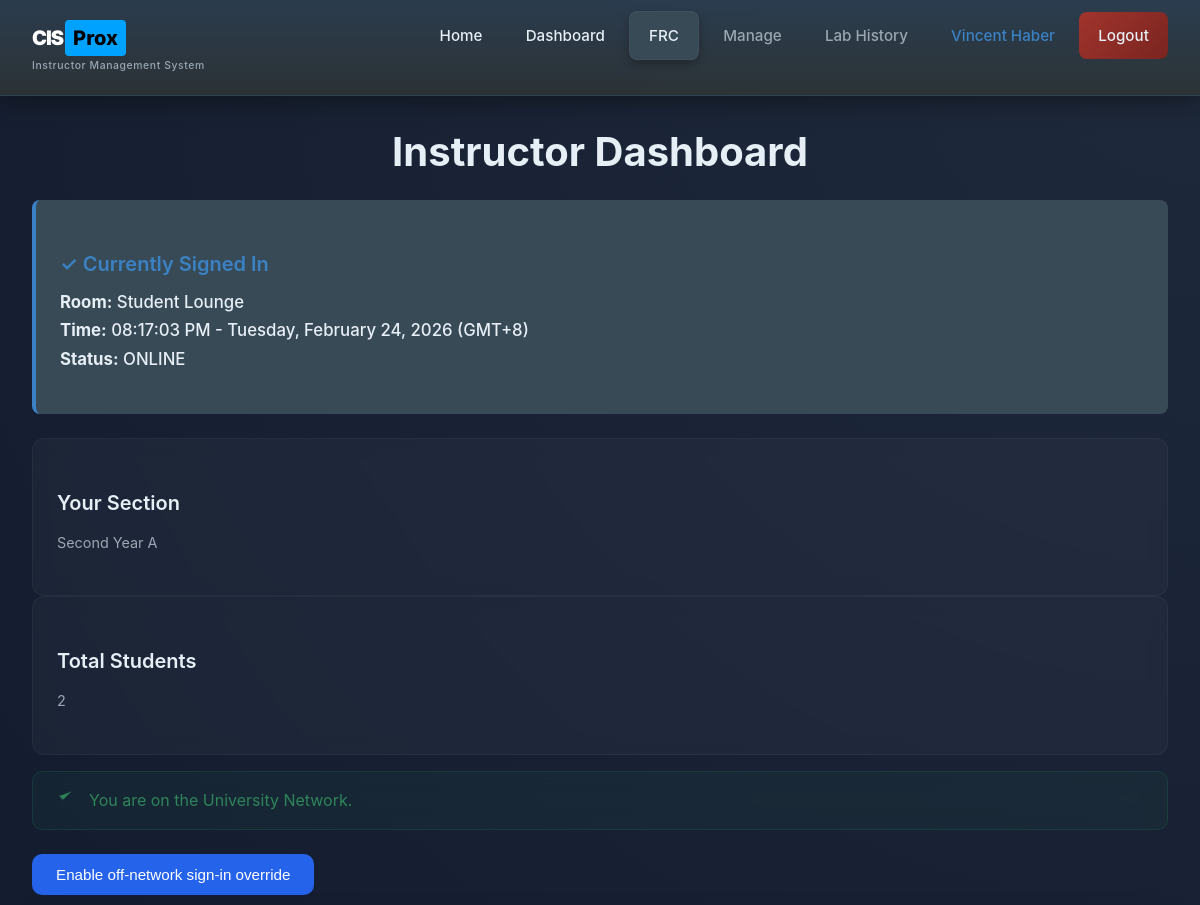
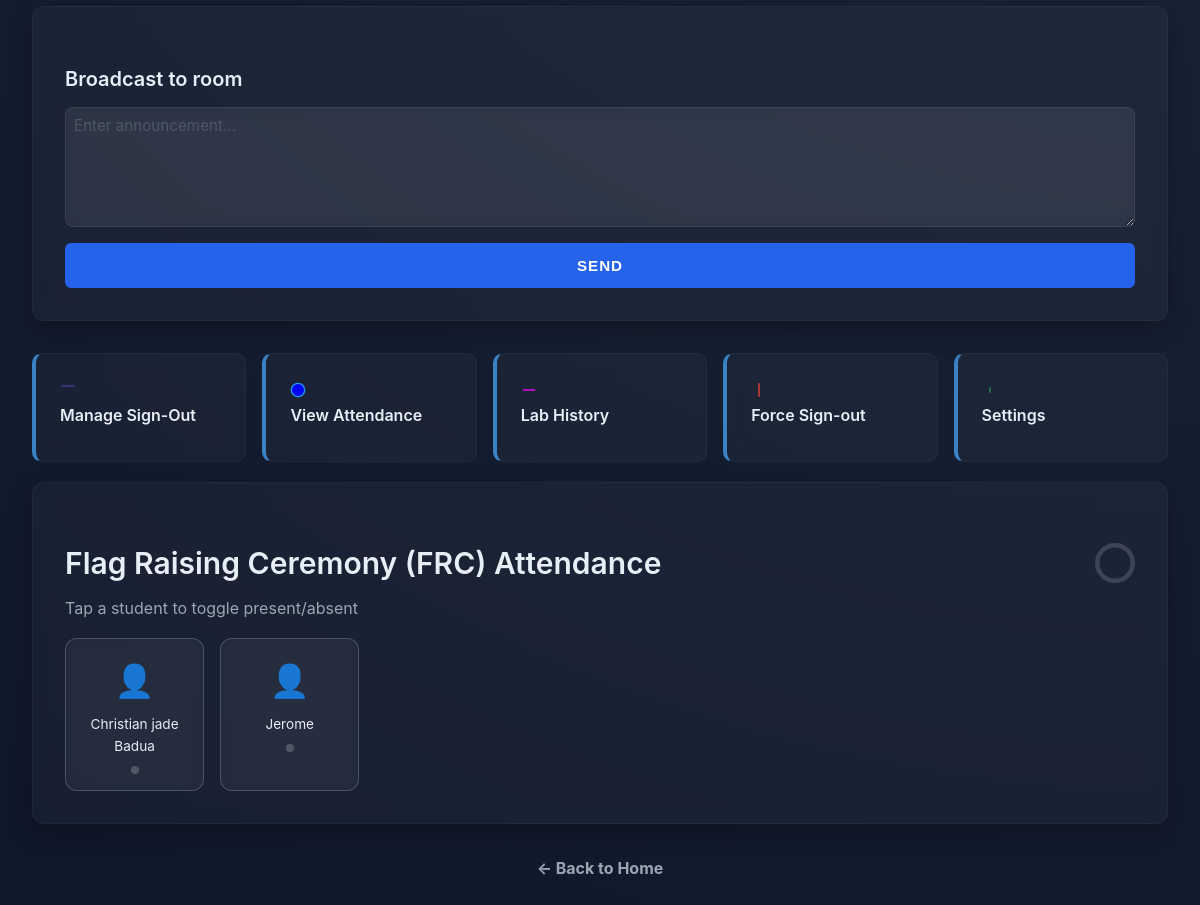
Page /instructor/dashboard/ (signed in) on the committed database (2 pictures, top to bottom).
### presence_app/models.py (models this page shows, shortened)
class StudentPresence(models.Model):
    student = models.OneToOneField(User, on_delete=models.CASCADE)
    section = models.ForeignKey(Section, on_delete=models.SET_NULL, null=True, blank=True)
    current_room = models.ForeignKey(Room, on_delete=models.SET_NULL, null=True, blank=True)
    last_seen = models.DateTimeField(auto_now=True)
    is_online = models.BooleanField(default=False)

class Room(models.Model):
    name = models.CharField(max_length=50)
    description = models.TextField(blank=True)

class InstructorProfile(models.Model):
    user = models.OneToOneField(User, on_delete=models.CASCADE, related_name='instructor_profile')
    section = models.ForeignKey(Section, on_delete=models.SET_NULL, null=True, blank=True)
    allow_off_network = models.BooleanField(default=False)
    created_at = models.DateTimeField(auto_now_add=True)
    updated_at = models.DateTimeField(auto_now=True)

class Section(models.Model):
    YEAR_CHOICES = [
        ('1', 'First Year'),
        ('2', 'Second Year'),
        ('3', 'Third Year'),
        ('4', 'Fourth Year'),
    ]
    PROGRAM_CHOICES = [
        ('GENERAL', 'General'),
        ('SMP', 'Service Management Program'),
        ('BA', 'Business Administration'),
    ]
    year = models.CharField(max_length=1, choices=YEAR_CHOICES)
    section = models.CharField(max_length=10)  # e.g., 'A', 'B', 'C', 'SMP', 'BA'
    program = models.CharField(max_length=20, choices=PROGRAM_CHOICES, default='GENERAL')
    class Meta:
        unique_together = ('year', 'section', 'program')
        ordering = ['year', 'section']
    def __str__(self):
        year_display = dict(self.YEAR_CHOICES).get(self.year, self.year)
        if self.program != 'GENERAL':
            return f"{year_display} - {self.program}"
        return f"{year_display} {self.section}"

### presence_app/views.py (the view, shortened to what this page needs)
# urls.py: path('instructor/dashboard/', views.instructor_dashboard, name='instructor_dashboard'),
@login_required(login_url='login')
def instructor_dashboard(request):
    try:
        instructor_profile = request.user.instructor_profile
    except InstructorProfile.DoesNotExist:
        messages.error(request, 'You do not have instructor privileges.')
        return redirect('home')
    section = instructor_profile.section
    instructor_users = InstructorProfile.objects.values_list('user_id', flat=True)
    students = (StudentPresence.objects
                .filter(section=section)
                .exclude(student__id__in=instructor_users)
                .exclude(student__is_staff=True)  # exclude staff members as well
                .exclude(student__is_superuser=True)  # exclude superusers
                .exclude(student__username__iexact='admin')  # exclude legacy admin account
                .select_related('student'))
    today = timezone.now().astimezone(tz('Asia/Manila')).date()
    frc_records = {}
    for student_presence in students:
        frc = FlagRaisingCeremony.objects.filter(
            student=student_presence.student,
            attendance_date=today
        ).first()
        frc_records[student_presence.student.id] = frc  # type: ignore
    network_status = 'online' if is_on_university_wifi(request) else 'offline'
    try:
        instructor_presence = StudentPresence.objects.get(student=request.user)
        has_active_signin = SignInRecord.objects.filter(
            student=request.user,
            sign_out_time__isnull=True
        ).exists()
        if not has_active_signin:
            instructor_presence.current_room = None
    except StudentPresence.DoesNotExist:
        instructor_presence = None
    heatmap_students = StudentPresence.objects.none()
    if instructor_presence and instructor_presence.current_room:
        heatmap_students = StudentPresence.objects.filter(
            current_room=instructor_presence.current_room,
            is_online=True
        ).select_related('student')
    heatmap_padding = 0
    if students is not None:
        total_students = students.count()
        heatmap_padding = max(0, total_students - heatmap_students.count())
    if request.method == 'POST' and 'toggle_network_override' in request.POST:
        instructor_profile.allow_off_network = not instructor_profile.allow_off_network
        instructor_profile.save()
        status = 'enabled' if instructor_profile.allow_off_network else 'disabled'
        messages.success(request, f'Network override {status}.')
        return redirect('instructor_dashboard')
    philippines_tz = tz('Asia/Manila')
    current_time_ph = timezone.now().astimezone(philippines_tz)
    total_students = students.count()
    present_count = sum(1 for r in frc_records.values() if r and r.present)
    frc_percentage = 0
    if total_students:
        frac = present_count / total_students
        frc_percentage = 100 - int(frac * 100)  # offset for dasharray
    context = {
        'instructor_profile': instructor_profile,
        'section': section,
        'students': students,
        'frc_records': frc_records,
        'today': today,
        'network_status': network_status,
        'instructor_presence': instructor_presence,
        'current_time_ph': current_time_ph,
        'frc_percentage': frc_percentage,
        'heatmap_students': heatmap_students,
        'heatmap_padding': heatmap_padding,
    }
    return render(request, 'instructor_dashboard.html', context)

### presence_app/context_processors.py (called while the page is built)
def is_instructor(request):
    if not request.user.is_authenticated:
        return {'is_instructor': False}
    try:
        request.user.instructor_profile
        return {'is_instructor': True}
    except InstructorProfile.DoesNotExist:
        pass
    if request.user.is_staff:
        return {'is_instructor': True}
    return {'is_instructor': False}

### presence_app/templatetags/utils_tags.py (called while the page is built)
@register.filter
def get_item(dictionary, key):
    try:
        return dictionary.get(key)
    except Exception:
        return None

@register.filter(name='startswith')
def startswith(value, prefix):
    try:
        return str(value).startswith(str(prefix))
    except Exception:
        return False

### presence_app/utils.py (called while the page is built, shortened)
def is_on_university_wifi(request):
	if getattr(settings, 'DEBUG', False):
		return True

### presence_app/templates/instructor_dashboard.html (shortened to what this page needs)
{% extends 'base.html' %}
{% load utils_tags %}
{% block content %}
<div style="max-width: 1200px; margin: 0 auto; padding: 2rem;">
    <h1 style="text-align: center; margin-bottom: 1rem;">Instructor Dashboard</h1>
    {% if instructor_presence and instructor_presence.current_room %}
        <div class="dark-bg-container" style="margin-bottom: 1.5rem;">
            <h3 style="color: var(--primary-crest); margin-bottom: 0.5rem;">✓ Currently Signed In</h3>
            <p class="dark-status">
                <strong>Room:</strong> {{ instructor_presence.current_room.name }}<br>
                <strong>Time:</strong> {{ current_time_ph|date:"h:i:s A" }} - {{ current_time_ph|date:"l, F d, Y" }} (GMT+8)<br>
                <strong>Status:</strong> ONLINE
            </p>
        </div>
    {% endif %}
    <div class="quick-grid" style="margin-bottom:1rem;">
        <div class="quick-card">
            <h3>Your Section</h3>
            <p>{{ instructor_profile.section|default:'—' }}</p>
        </div>
        <div class="quick-card">
            <h3>Total Students</h3>
            <p>{{ students|length }}</p>
        </div>
    </div>
    {% if network_status == 'online' %}
        <div class="alert alert-success">
            <svg class="icon" viewBox="0 0 24 24" width="16" height="16" fill="none" stroke="currentColor" stroke-width="1.5" xmlns="http://www.w3.org/2000/svg" aria-hidden="true" focusable="false">
                <path d="M20 6L9 17l-5-5" stroke-linecap="round" stroke-linejoin="round"/>
            </svg>
            You are on the University Network.
        </div>
    {% endif %}
    <form method="POST" style="margin-bottom:1rem;">
        <button type="submit" class="btn btn-small" style="background: #2563eb; color:#fff;">
            {% if instructor_profile.allow_off_network %}Disable{% else %}Enable{% endif %} off-network sign-in override
        </button>
    </form>
    <div class="card" style="margin-bottom:1rem;">
        <h3>Broadcast to room</h3>
        <form method="POST">
            <textarea name="broadcast_message" rows="2" style="width:100%;padding:0.5rem;margin-bottom:0.5rem;" placeholder="Enter announcement..."></textarea>
            <button type="submit" class="btn btn-auth">Send</button>
        </form>
    </div>
    <div class="tool-grid" style="margin-bottom:1.25rem;">
        <a href="{% url 'instructor_manage_signout' %}" style="text-decoration:none"><div class="tool-item manage"><svg class="icon" viewBox="0 0 24 24" fill="none"><path d="M3 6h18" stroke="#483D8B" stroke-width="2" stroke-linecap="round" stroke-linejoin="round"/></svg><h4>Manage Sign-Out</h4></div></a>
        <a href="{% url 'attendance_dashboard' %}" style="text-decoration:none"><div class="tool-item records"><svg class="icon" viewBox="0 0 24 24" fill="none"><circle cx="12" cy="12" r="10" stroke="#2196f3" stroke-width="2"/></svg><h4>View Attendance</h4></div></a>
        <a href="{% url 'laboratory_history' %}" style="text-decoration:none"><div class="tool-item records"><svg class="icon" viewBox="0 0 24 24" fill="none"><path d="M3 12h18" stroke="#FF00FF" stroke-width="2"/></svg><h4>Lab History</h4></div></a>
        <a href="{% url 'instructor_dashboard' %}" style="text-decoration:none"><div class="tool-item force"><svg class="icon" viewBox="0 0 24 24" fill="none"><path d="M12 2v20" stroke="#f44336" stroke-width="2"/></svg><h4>Force Sign-out</h4></div></a>
        <a href="{% url 'home' %}" style="text-decoration:none"><div class="tool-item settings"><svg class="icon" viewBox="0 0 24 24" fill="none"><path d="M12 8v8" stroke="#2E8B57" stroke-width="2"/></svg><h4>Settings</h4></div></a>
    </div>
    <div class="card">
        <h2 style="text-align: left; margin-bottom: 0.5rem; display:flex;align-items:center; justify-content:space-between;">
            <span>Flag Raising Ceremony (FRC) Attendance</span>
            <svg width="40" height="40" viewBox="0 0 36 36">
                <circle cx="18" cy="18" r="16" fill="none" stroke="rgba(255,255,255,0.15)" stroke-width="4"></circle>
                <circle cx="18" cy="18" r="16" fill="none" stroke="#4caf50" stroke-width="4" stroke-dasharray="100" stroke-dashoffset="{{ frc_percentage|default:0|floatformat:0 }}" transform="rotate(-90 18 18)"></circle>
            </svg>
        </h2>
        <p style="color: var(--text-muted); margin-bottom: 1rem;">Tap a student to toggle present/absent</p>
        {% if students %}
            <div class="student-grid" style="display:grid;grid-template-columns:repeat(auto-fill,minmax(120px,1fr));gap:1rem;">
                {% for student_presence in students %}
                    {% with frc_record=frc_records|get_item:student_presence.student.id %}
                    <div class="frc-card" data-student-id="{{ student_presence.student.id }}" style="background: var(--glass-bg);backdrop-filter:var(--glass-backdrop);border:1px solid {% if frc_record %}{% if frc_record.present %}#4caf50{% else %}#f44336{% endif %}{% else %}rgba(255,255,255,0.2){% endif %};border-radius:12px;padding:1rem;text-align:center;cursor:pointer;">
                        <div style="font-size:2rem;">👤</div>
                        <div style="margin-top:0.5rem;font-size:0.85rem;">{{ student_presence.student.get_full_name|default:student_presence.student.username }}</div>
                        <div class="status-indicator" style="width:8px;height:8px;border-radius:50%;background:{% if frc_record %}{% if frc_record.present %}#4caf50{% else %}#f44336{% endif %}{% else %}rgba(255,255,255,0.2){% endif %};margin:0.5rem auto 0;"></div>
                    </div>
                    {% endwith %}
                {% endfor %}
            </div>
        {% else %}
            <div style="background: var(--bg-muted); padding: 1.5rem; border-radius: 5px; text-align: center;">
                <p style="color: var(--text-muted); margin: 0;">No students in your section yet.</p>
            </div>
        {% endif %}
    </div>
    <div style="text-align: center; margin-top: 2rem;">
        <a href="{% url 'home' %}" style="color: var(--text-muted); text-decoration: none; font-weight: bold;">← Back to Home</a>
    </div>
</div>
{% endblock %}

### presence_app/templates/base.html (shortened to what this page needs)
{% load static %}
{% load utils_tags %}
<!DOCTYPE html>
<html lang="en">
<head>
    <link rel="stylesheet" href="{% static 'style.css' %}">
    <link rel="stylesheet" href="{% static 'css/privacy.css' %}?v=2">
</head>
<body>
    <header>
        <nav>
            <div class="nav-container">
                <a href="/" class="logo">
                    <span class="logo-container">
                        <span class="logo-cis">CIS</span>
                        <span class="logo-prox">Prox</span>
                    </span>
                    {% if user.is_authenticated %}
                        {% if is_instructor %}
                            <small class="logo-sub">Instructor Management System</small>
                        {% else %}
                            <small class="logo-sub">Student Presence System</small>
                        {% endif %}
                    {% else %}
                        <small class="logo-sub">Presence System</small>
                    {% endif %}
                </a>
                <ul class="nav-links" id="navLinks">
                    <li><a href="/" class="nav-link {% if request.path == '/' %}active{% endif %}">Home</a></li>
                    {% if user.is_authenticated %}
                        <li><a href="/dashboard/" class="nav-link {% if request.path == '/dashboard/' %}active{% endif %}">Dashboard</a></li>
                        {% if user.instructor_profile %}
                            {% url 'instructor_dashboard' as instructor_dashboard_url %}
                            {% url 'instructor_manage_signout' as instructor_manage_url %}
                            <li><a href="{{ instructor_dashboard_url }}" class="nav-link accent {% if request.path == instructor_dashboard_url %}active{% endif %}">FRC</a></li>
                            <li><a href="{{ instructor_manage_url }}" class="nav-link accent {% if request.path == instructor_manage_url %}active{% endif %}">Manage</a></li>
                            <li><a href="/laboratory/history/" class="nav-link accent {% if request.path == '/laboratory/history/' %}active{% endif %}">Lab History</a></li>
                        {% else %}
                            <li><a href="/search/" class="nav-link {% if request.path == '/search/' %}active{% endif %}">Find Peers</a></li>
                            <li><a href="/attendance/" class="nav-link success {% if request.path == '/attendance/' %}active{% endif %}">Attendance</a></li>
                        {% endif %}
                        <li><a href="/profile/" class="nav-link user {% if request.path == '/profile/' or request.path|startswith:'/profile/' %}active{% endif %}">{{ request.user.get_full_name|default:request.user.username }}</a></li>
                        <li><a href="/logout/" class="btn-logout">Logout</a></li>
                    {% else %}
                        <li><a href="/login/" class="nav-link {% if '/login' in request.path %}active{% endif %}">Login</a></li>
                        <li><a href="/register/" class="nav-link {% if '/register' in request.path %}active{% endif %}">Register</a></li>
                    {% endif %}
                </ul>
            </div>
        </nav>
    </header>
    <main>
        {% block content %}{% endblock %}
    </main>
</body>
</html>

### presence_app/templates/base.html (style rules this page uses)
.btn-auth { background-color: #2563eb; color: #ffffff; font-weight: 700; padding: 14px; border-radius: 6px; width: 100%; text-transform: uppercase; letter-spacing: 1px; transition: background 0.2s; border: none; cursor: pointer; }

### rows in the picture
StudentPresence: current_room.name "Student Lounge"
InstructorProfile: section "Second Year A"
StudentPresence: student.get_full_name "Christian jade Badua"
StudentPresence: student.get_full_name "Jerome"

### other values in the picture
{{ request.user.get_full_name|default:request.user.username }} "Vincent Haber"
{{ current_time_ph|date:"h:i:s A" }} "08:17:03 PM"
{{ current_time_ph|date:"l, F d, Y" }} "Tuesday, February 24, 2026"
{{ students|length }} "2"
